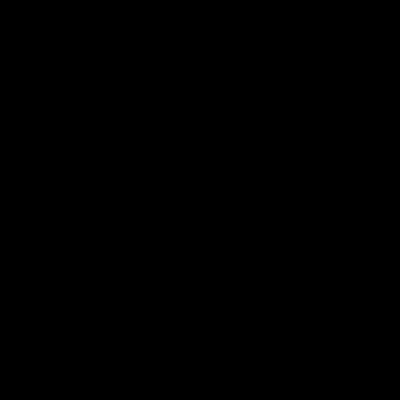
Frame 1 (no input)
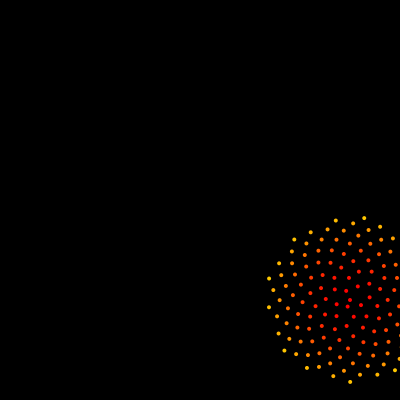
Frame 60 (the mouse pressed at the canvas centre just before this capture)
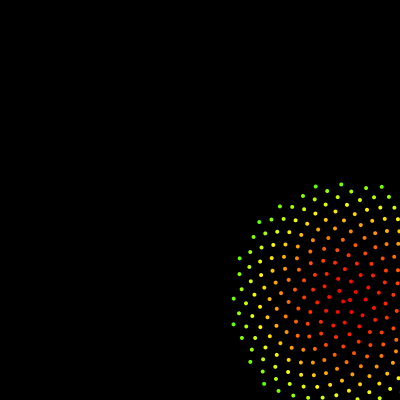
Frame 120 (the mouse held since frame 60 and released just before this capture)

The Processing sketch that drew these frames (run headless with seeded random() and noise(); from frame 60 on, the mouse is pressed at the canvas centre):

// Processing sketch: main
// ── main.pde
/**********************************************
 Phyllotaxis Coding Challenge - ISC3U
 Finished June 1, 2018
 Written by Koby W.
 
 This program utilises the phyllotaxis class to display two phyllotaxis onto the screen.
 ***********************************************/

int timer = 0;  //this variable is used to slow down the display of each phyllotaxis. Without it, the program goes crazy.

phyllotaxis p1;  //Initializing Phyloxtaxis from PhyllotaxisClass
phyllotaxis p2;  //^^ ^^        

void setup() {
  size(400, 400);                   // Initializing size of display
  frameRate(75);                    // Limiting framerate of display           
  colorMode(HSB, 360, 255, 55);     // Setting color configuration
  p1 = new phyllotaxis(350, 300, 7);// Using Phylotaxis class: Passing parameters to tell the program where to display Phyllotaxis
  p2 = new phyllotaxis(50, 100, 3); // ^^  phyllotaxis(CenterX, CenterY, Spacing in between circles);
}

void draw() {
  timer++;          // Adding 1 to timer
  if (timer > 1) {  // Reseting timer 
    timer = 0;
  }

  if (timer == 0) {
    p1.Show();      // When timer = 0, Phyllotaxis #1 Updates/Displays
  }
  if (timer == 1) {
    p2.Show();      // When timer = 2, Phyllotaxis #2 Updates/Displays
  }
}

// ── PhyllotaxisClass.pde
/*******************************************
 Phyllotaxis Coding Challenge - ISC3U
 Finished June 1, 2018
 Written by Koby W.
 
 This is the class that @main uses to display Phyllotaxis.
 The class holds all variables and functions needed for Phyllotaxis
 ********************************************/

class phyllotaxis {
  /* Initializing Variables */
  float n = 0;  // Size of circle on start
  float c;      // Spacing in between circles
  float a;
  float r;
  float x;
  float y;
  float hu;
  float start = 0;
  float centerX;
  float centerY;

  /* Constructor */
  // phyllotaxis(CenterX value, CenterY value, Spacing in between circles)
  phyllotaxis(float centerX_, float centerY_, float c_) {
    centerX = centerX_;
    centerY = centerY_;
    c = c_;
  }

  /* Function that displays the Phyllotaxis */
  void Show() {  
    background(0);               //
    translate(centerX, centerY); // Puts the center circle to where the user wants it to. (Using the x,y parameter in the constructor)
    rotate(n * 0.3);             // 
    for (int i = 0; i < n; i++) {
      a = i * radians(137.5); //
      r = c * sqrt(i);        //
      x = r * cos(a);         //
      y = r * sin(a);         //  In this for() statement, I am using the Phyllotaxis formula, which is explained in
      hu = i+start;           //  the wiki on github. 
      hu = i/3.0 % 360;       //
      fill(hu, 255, 255);     //  I used functions such as sin() (Sine), sqrt() (Square Root), cos() (Cosine) and radians()
      noStroke();             //  to recreate the phyllotaxis formula and be able to display it onto the screen
      ellipse(x, y, 4, 4);    //
    }
    n += 5;     // n is the overall size of the phyllotaxis
    start += 5; // This variable is basically the rate of which the colors change
  }
}
